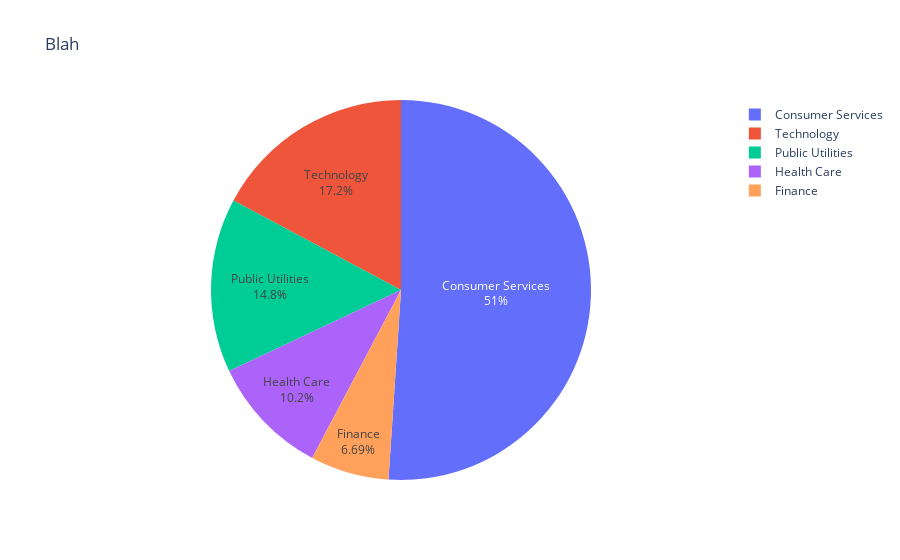

The notebook cell this image was saved under:
### Code cell
import plotly.express as px

fig = px.pie(df, values='Count', names='Industry',
             title='Blah',
             )
fig.update_traces(textposition='inside', textinfo='percent+label')
fig.show()

### Figure 1 — Plotly figure (JSON) as saved in the notebook; plotly's stock layout.template omitted (floating-point values rounded to 4 significant figures)
{"data": [{"domain": {"x": [0, 1], "y": [0, 1]}, "hovertemplate": "Industry=%{label}<br>Count=%{value}<extra></extra>", "labels": ["Consumer Services", "Public Utilities", "Health Care", "Technology", "Technology", "Finance", "Technology", "Technology", "Consumer Services", "Finance", "Consumer Services"], "legendgroup": "", "name": "", "showlegend": true, "textinfo": "percent+label", "textposition": "inside", "type": "pie", "values": [386, 113, 78, 64, 57, 49, 5, 5, 2, 2, 1]}], "layout": {"legend": {"tracegroupgap": 0}, "title": {"text": "Blah"}}}
